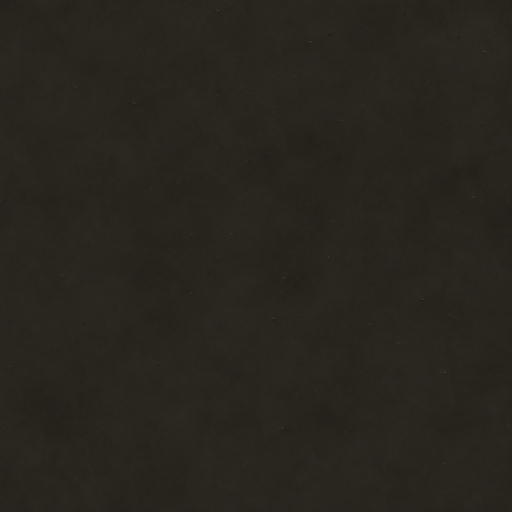
#> input picture assets/ui/materiales/mat_vidrio_ahumado.jpg, 1024 x 1024 px (shown at 1/2 size); its folder holds 4 pictures in this run; the run also reads 1 picture not shown here
$ python eventos.py
#> lines starting #> are read from the running program, lines starting #| are printed output that depends on the picture
### tools/arte/selector.py
"""Arte del selector-receptor (2026-11-13, "Receptor 2100"; prototipo probado en el juego).

Se arma acá, a la medida exacta de la ventana, con las texturas de material reales que ya están en
assets/ui/materiales/ (acero ennegrecido, bronce cepillado, fieltro grafito, vidrio ahumado) y cuatro
piezas ilustradas que se encargan aparte (arte/pedidos_fijos/30_selector_receptor.txt) y se guardan en
assets/ui/selector/fuente/:

    selector_vidrio.png    pantalla del monitor (vidrio oscuro con reflejo tenue)
    selector_dial.png      dial mundial de sintonía (marca de agua del monitor y adorno de la cabecera)
    selector_medidor.png   medidor de señal analógico (cabecera, a la derecha)
    selector_rejilla.png   rejilla de parlante repetible (fondo del banco de teclas)

Si falta alguna, se usa un reemplazo dibujado acá (el selector funciona igual). Las coordenadas son
las del prototipo (gamesetup_interesting_countries_window, 1225 x 717) que se probó en el juego.
Se dibuja una vez con Pillow y queda en assets/ui/selector/ (el armado del mod solo copia los .dds):

    python3 -m tools.arte.selector
"""

from __future__ import annotations

import math
from pathlib import Path

REPO = Path(__file__).resolve().parents[2]
SALIDA = REPO / "assets" / "ui" / "selector"
FUENTE = SALIDA / "fuente"
MATERIALES = REPO / "assets" / "ui" / "materiales"

VENTANA = (1225, 717)
ZONAS = {
    "cabecera": (24, 16, 1177, 48),
    "monitor": (24, 76, 686, 534),
    "banco": (730, 76, 471, 408),
    "filtros": (730, 490, 471, 120),
    "pie": (24, 626, 1177, 68),
}
TECLA = (230, 60)
DIAL = 100            # el dial mundial en el zócalo (revisión del receptor, 2026-11-15)
MEDIDOR = (170, 65)   # el medidor de señal, a la misma altura
PASO = (240, 68)
# dentro de la tecla (selector_gui.py): bandera en (10, 9) a 0,75 (82 x 52 -> 62 x 39), nombre desde x 76
VENTANA_BANDERA = (9, 8, 64, 41)   # el hueco justo de la bandera (62 x 39 en 10, 9)
# zonas del monitor donde va texto (coordenadas de la ventana): retrato, datos, título, ideas, historia
TITULO_X = 435

GRAFITO = (24, 26, 29)
BRONCE = (176, 128, 74)
COBRE_LUZ = (240, 181, 133)
TURQUESA = (79, 214, 200)
PIEZAS = ("selector_vidrio", "selector_dial", "selector_medidor", "selector_rejilla")
K = 2   # se dibuja al doble y se achica al final (bordes suaves)


# [8 lines left out: function _dds, not called in this run]


def _fuente(nombre: str):
    from PIL import Image
    p = FUENTE / f"{nombre}.png"
    return Image.open(p).convert("RGBA") if p.exists() else None


def _material(nombre: str, w: int, h: int, escala: float = 1.0):
    """La textura repetida hasta cubrir w x h."""
    from PIL import Image
    src = Image.open(MATERIALES / f"{nombre}.jpg").convert("RGBA")
    if escala != 1.0:
        src = src.resize((max(1, int(src.width * escala)), max(1, int(src.height * escala))), Image.LANCZOS)
    out = Image.new("RGBA", (w, h))
    for y in range(0, h, src.height):
        for x in range(0, w, src.width):
            out.paste(src, (x, y))
    return out


# [7 lines left out: function _cubrir, not called in this run]


def _tono(img, factor: float, tinte=None, mezcla: float = 0.0):
    from PIL import Image, ImageEnhance
    img = ImageEnhance.Brightness(img).enhance(factor)
    if tinte:
        capa = Image.new("RGBA", img.size, tinte + (255,))
        img = Image.blend(img, capa, mezcla)
    return img


def _mascara_redonda(w: int, h: int, r: int):
    from PIL import Image, ImageDraw
    m = Image.new("L", (w, h), 0)
    ImageDraw.Draw(m).rounded_rectangle((0, 0, w - 1, h - 1), r, fill=255)
    return m


def _pegar(base, img, x: int, y: int, r: int = 0) -> None:
    base.alpha_composite(img, (x, y)) if not r else base.paste(img, (x, y), _mascara_redonda(img.width, img.height, r))


def _bisel(base, caja, r: int, ancho: int, hundido: bool) -> None:
    """Luz arriba a la izquierda y sombra abajo a la derecha (o al revés si está hundido)."""
    from PIL import Image, ImageDraw, ImageFilter
    x0, y0, x1, y1 = caja
    luz = Image.new("RGBA", base.size, (0, 0, 0, 0))
    d = ImageDraw.Draw(luz)
    claro, oscuro = (255, 236, 210, 70), (0, 0, 0, 150)
    a, b = (oscuro, claro) if hundido else (claro, oscuro)
    for k in range(ancho):
        t = 1 - k / ancho
        d.rounded_rectangle((x0 + k, y0 + k, x1 - k, y1 - k), max(1, r - k),
                            outline=None)
        d.arc((x0 + k, y0 + k, x0 + k + 2 * r, y0 + k + 2 * r), 180, 270, fill=a[:3] + (int(a[3] * t),))
        d.line((x0 + k + r, y0 + k, x1 - k - r, y0 + k), fill=a[:3] + (int(a[3] * t),))
        d.line((x0 + k, y0 + k + r, x0 + k, y1 - k - r), fill=a[:3] + (int(a[3] * t),))
        d.arc((x1 - k - 2 * r, y1 - k - 2 * r, x1 - k, y1 - k), 0, 90, fill=b[:3] + (int(b[3] * t),))
        d.line((x0 + k + r, y1 - k, x1 - k - r, y1 - k), fill=b[:3] + (int(b[3] * t),))
        d.line((x1 - k, y0 + k + r, x1 - k, y1 - k - r), fill=b[:3] + (int(b[3] * t),))
    base.alpha_composite(luz.filter(ImageFilter.GaussianBlur(0.6 * K)))


def _sombra_interior(base, caja, r: int, prof: int) -> None:
    from PIL import Image, ImageDraw, ImageFilter, ImageChops
    x0, y0, x1, y1 = caja
    w, h = x1 - x0, y1 - y0
    m = Image.new("L", (w + 4 * prof, h + 4 * prof), 255)
    ImageDraw.Draw(m).rounded_rectangle((2 * prof, 2 * prof + prof // 2, 2 * prof + w, 2 * prof + h + prof // 2), r, fill=0)
    m = m.filter(ImageFilter.GaussianBlur(prof))
    m = m.crop((2 * prof, 2 * prof, 2 * prof + w, 2 * prof + h))
    m = ImageChops.multiply(m, _mascara_redonda(w, h, r))
    capa = Image.new("RGBA", (w, h), (0, 0, 0, 0))
    capa.putalpha(m.point(lambda v: int(v * 0.85)))
    base.alpha_composite(capa, (x0, y0))


def _tornillo(base, cx: int, cy: int, r: int) -> None:
    from PIL import ImageDraw
    d = ImageDraw.Draw(base)
    d.ellipse((cx - r, cy - r, cx + r, cy + r), fill=(92, 70, 44, 255), outline=(30, 22, 14, 255), width=max(1, K))
    d.ellipse((cx - r + K, cy - r + K, cx + r - 2 * K, cy + r - 2 * K), fill=BRONCE + (255,))
    d.line((cx - r + 2 * K, cy, cx + r - 2 * K, cy), fill=(50, 36, 22, 255), width=max(1, K))


# -- piezas de reemplazo (si todavía no llegó la ilustrada) ----------------------------------

# [39 lines left out: functions _dial_dibujado, _medidor_dibujado, not called in this run]


def _rejilla_dibujada(lado: int):
    from PIL import Image, ImageDraw
    img = _material("mat_acero_ennegrecido", lado, lado, 0.5)
    d = ImageDraw.Draw(img)
    paso = 7 * K
    for y in range(paso // 2, lado, paso):
        for x in range(paso // 2 + (paso // 2 if (y // paso) % 2 else 0), lado, paso):
            d.ellipse((x - 1.6 * K, y - 1.6 * K, x + 1.6 * K, y + 1.6 * K), fill=(6, 7, 8, 255))
    return img


# -- la carcasa ------------------------------------------------------------------------------

# [166 lines left out: functions fondo, _material_desde, tecla, dibujar, vista_previa, not called in this run]


# [3 lines that do not run on import are left out]

### tools/arte/eventos.py
"""Ventanas de eventos sin el «informe con el clip» (2026-11-15, opción 2 elegida por Maxi).

  - Eventos propios (EventWindow y EventWindow_leader): el Receptor. Marco de cobre, vidrio
    ahumado, la imagen en una pantalla con bisel, el título en una placa de latón y las opciones
    como teclas de canal con su piloto.
  - Noticias del mundo (EventWindow_News): el «cable de Ginebra». Papel térmico de teletipo con
    agujeros de arrastre, la franja del sello de Ginebra y el borde cortado; la letra de máquina
    (negra) del juego se lee bien sobre el papel.
  - La Lámina (tools/gen/emitters/laminas.py) sigue para los momentos grandes.

Medidas y posiciones: interface/eventwindow.gui del juego (ver tools/gen/emitters/eventos_gui.py,
que pone la letra clara sobre el vidrio). Se dibuja al doble y se achica. Salida: DDS en
assets/ui/eventos_piel/<ruta del juego>, que ui_skin aplica encima de la piel y de los materiales.

Uso:  python3 -m tools.arte.eventos [vista_previa.png]
"""

from __future__ import annotations

import random
import sys
from pathlib import Path

from .selector import (BRONCE, COBRE_LUZ, GRAFITO, TURQUESA, _bisel, _dds, _material, _mascara_redonda,
                       _pegar, _sombra_interior, _tono, _tornillo)
from . import selector as _sel

REPO = Path(__file__).resolve().parents[2]
SALIDA = REPO / "assets" / "ui" / "eventos_piel" / "gfx" / "interface"
K = 2
MARCO = 14          # ancho del marco de cobre a cada lado
LETRA_CABLE = "/usr/share/fonts/truetype/freefont/FreeMonoBold.ttf"
PAPEL = (226, 228, 218)
TINTA = (40, 44, 52)
SELLO = (150, 36, 32)

PIEZAS = {
    "event_report_top_win": (581, 121),
    "event_report_tileable_midsection": (580, 66),
    "event_report_bottom_win": (581, 206),
    "event_report_bottom_win_2": (581, 59),
    "event_option_entry": (352, 48),
    "event_pic_clip": (55, 30),
    "event_leader_frame": (172, 232),
    "event_news_bg": (528, 595),
    "event_news_pic_overlay": (399, 155),
}


def _lienzo(w, h):
    from PIL import Image
    return Image.new("RGBA", (w * K, h * K), (0, 0, 0, 0))


def _final(img, w, h):
    from PIL import Image
    return img.resize((w, h), Image.LANCZOS)


def _vidrio(w, h):
    """Vidrio ahumado parejo de arriba abajo (la pieza del medio se estira en alto)."""
    from PIL import Image
    src = _sel._fuente("selector_vidrio")
    if src is not None:
        franja = src.crop((src.width // 4, src.height // 2, src.width * 3 // 4, src.height // 2 + 4))
        g = franja.resize((w, 1), Image.LANCZOS).resize((w, h), Image.NEAREST)
    else:
        g = _material("mat_vidrio_ahumado", w, h, 0.5)
    g = _tono(g, 0.55, (12, 22, 26), 0.45)
    return g


def _cobre(w, h, factor=1.0):
    return _tono(_material("mat_cobre_patina", w, h, 0.35), factor, (120, 70, 40), 0.35)


def _marco_lateral(img, y0, y1, ancho):
    """Los dos costados de cobre entre y0 e y1 (en píxeles al doble)."""
    w = img.width
    m = MARCO * K
    for x0 in (0, w - m):
        tira = _cobre(m, y1 - y0, 0.95)
        img.alpha_composite(tira, (x0, y0))
    from PIL import ImageDraw
    d = ImageDraw.Draw(img)
    # filo de luz por dentro y sombra por fuera
    d.line((m - K, y0, m - K, y1), fill=(20, 12, 8, 220), width=K)
    d.line((w - m, y0, w - m, y1), fill=(20, 12, 8, 220), width=K)
    d.line((K, y0, K, y1), fill=COBRE_LUZ + (150,), width=K)
    d.line((w - 2 * K, y0, w - 2 * K, y1), fill=(40, 24, 14, 220), width=K)


def _placa_laton(w, h):
    img = _lienzo(w, h)
    cuerpo = _tono(_material("mat_laton_pulido", w * K, h * K, 0.4), 0.62, (60, 40, 20), 0.25)
    _pegar(img, cuerpo, 0, 0, 6 * K)
    _bisel(img, (0, 0, w * K - 1, h * K - 1), 6 * K, 3 * K, hundido=False)
    _sombra_interior(img, (5 * K, 5 * K, w * K - 5 * K, h * K - 5 * K), 4 * K, 2 * K)
    for cx in (12 * K, w * K - 12 * K):
        _tornillo(img, cx, h * K // 2, 4 * K)
    return img


def tope():
    """581 x 121: canto superior, rejilla con pilotos y la placa de latón del título (y 70-102)."""
    from PIL import ImageDraw
    w, h = PIEZAS["event_report_top_win"]
    img = _lienzo(w, h)
    W, H = w * K, h * K
    _pegar(img, _vidrio(W, H), 0, 8 * K, 0)
    _marco_lateral(img, 8 * K, H, MARCO)
    # canto de arriba, redondeado
    canto = _cobre(W, 46 * K, 1.05)
    from PIL import Image
    m = Image.new("L", (W, 46 * K), 0)
    ImageDraw.Draw(m).rounded_rectangle((0, 0, W - 1, 46 * K + 30 * K), 12 * K, fill=255)
    img.paste(canto, (0, 0), m)
    _bisel(img, (0, 0, W - 1, 46 * K), 12 * K, 3 * K, hundido=False)
    # la rejilla del parlante, a la derecha del botón de minimizar (10,45 de 32x33)
    rej = _sel._rejilla_dibujada(int(30 * K))
    for x in range(60 * K, W - 120 * K, rej.width):
        tira = rej.crop((0, 0, min(rej.width, W - 120 * K - x), 18 * K))
        img.alpha_composite(tira, (x, 14 * K))
    _sombra_interior(img, (60 * K, 14 * K, W - 120 * K, 32 * K), 2 * K, 2 * K)
    d = ImageDraw.Draw(img)
    d.rounded_rectangle((60 * K - K, 14 * K - K, W - 120 * K + K, 32 * K + K), 2 * K, outline=BRONCE + (230,), width=K)
    # pilotos: uno turquesa encendido (transmisión entrante) y dos apagados
    for k, encendido in enumerate((True, False, False)):
        cx, cy, r = W - 100 * K + k * 20 * K, 23 * K, 4 * K
        if encendido:
            from PIL import ImageFilter
            br = _lienzo(w, h)
            ImageDraw.Draw(br).ellipse((cx - 3 * r, cy - 3 * r, cx + 3 * r, cy + 3 * r), fill=TURQUESA + (120,))
            img.alpha_composite(br.filter(ImageFilter.GaussianBlur(3 * K)))
        d.ellipse((cx - r, cy - r, cx + r, cy + r), fill=(TURQUESA if encendido else (30, 52, 50)) + (255,),
                  outline=(20, 16, 12, 255), width=K)
    for cx in (22 * K, W - 22 * K):
        _tornillo(img, cx, 30 * K, 4 * K)
    # el hueco del botón minimizar: un nicho hundido
    _sombra_interior(img, (8 * K, 43 * K, 44 * K, 80 * K), 4 * K, 2 * K)
    # placa de latón del título (el texto va en x 14-565, y 70-102)
    placa = _placa_laton(w - 2 * MARCO - 8, 38)
    img.alpha_composite(placa, ((MARCO + 4) * K, 67 * K))
    d.line(((MARCO + 6) * K, H - K, W - (MARCO + 6) * K, H - K), fill=(0, 0, 0, 90), width=K)
    return _final(img, w, h)


# [214 lines left out: functions medio, _pantalla, fondo_abajo, _canto_abajo, fondo_fin, tecla_opcion and 6 more, not called in this run]


DIBUJOS = {
    "event_report_top_win": tope,
    "event_report_tileable_midsection": medio,
    "event_report_bottom_win": fondo_abajo,
    "event_report_bottom_win_2": fondo_fin,
    "event_option_entry": tecla_opcion,
    "event_pic_clip": clip_vacio,
    "event_leader_frame": marco_lider,
    "event_news_bg": fondo_cable,
    "event_news_pic_overlay": marco_foto_cable,
}


def dibujar() -> list[str]:
    hechas = []
    for nombre, fn in DIBUJOS.items():
        img = fn()
        assert img.size == PIEZAS[nombre], (nombre, img.size)
        _dds(img, SALIDA / f"{nombre}.dds")
        hechas.append(nombre)
#> this loop made 1 pass
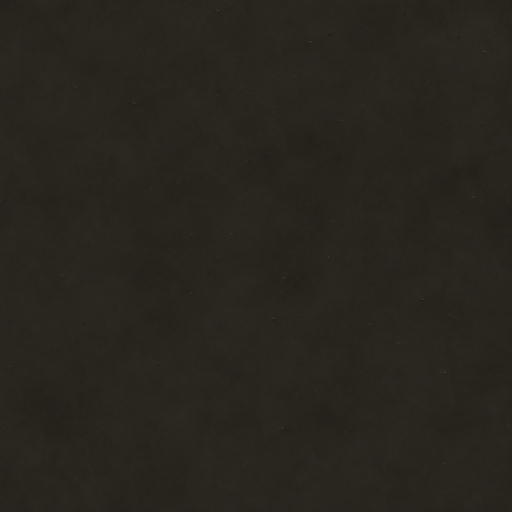
#> input picture assets/ui/materiales/mat_vidrio_ahumado.jpg, 1024 x 1024 px (shown at 1/2 size)
#> pass 1, in _material, `src = src.resize((max(1, int(src.width * escala)), max(1, int(src.heig..`:
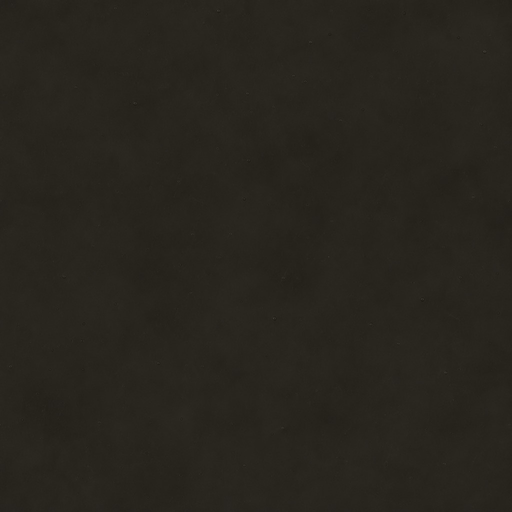
#> src: PIL image 512x512 RGBA; mean R, G, B, A 40.1, 37.1, 30.1, 255
#> pass 1, in _vidrio, `g = _material("mat_vidrio_ahumado", w, h, 0.5)`:
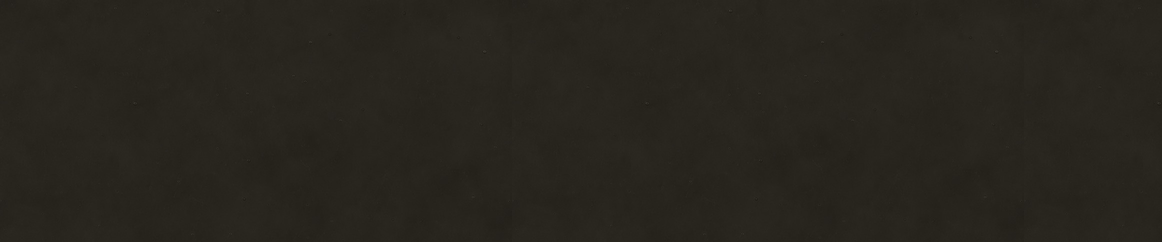
#> g: PIL image 1162x242 RGBA; mean R, G, B, A 40, 37, 30, 255
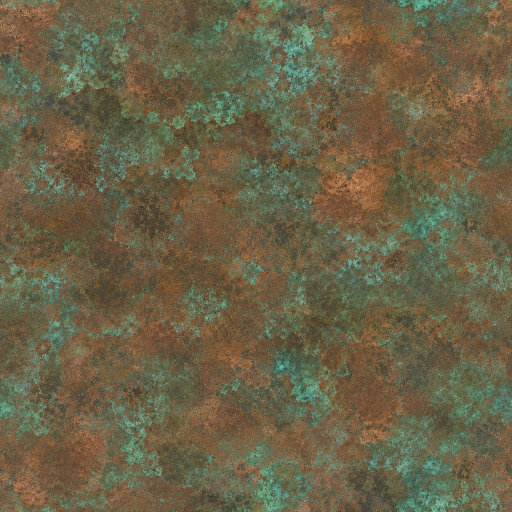
#> input picture assets/ui/materiales/mat_cobre_patina.jpg, 1024 x 1024 px (shown at 1/2 size)
    return [f"eventos: {len(hechas)} piezas (Receptor y cable de Ginebra) en {SALIDA.relative_to(REPO)}"]


# [37 lines left out: function vista_previa, not called in this run]


if __name__ == "__main__":
#> (the run stopped early here; a loop or call above may not have finished)
